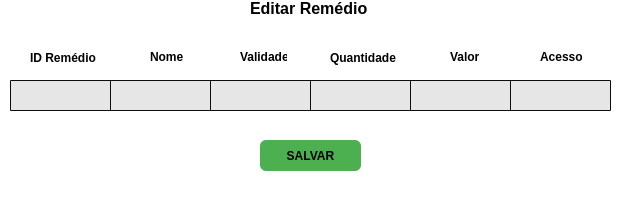
<?xml version="1.0" encoding="UTF-8"?>
<ui version="4.0">
 <class>MainWindow</class>
 <widget class="QMainWindow" name="MainWindow">
  <property name="geometry">
   <rect>
    <x>0</x>
    <y>0</y>
    <width>619</width>
    <height>210</height>
   </rect>
  </property>
  <property name="windowTitle">
   <string>MainWindow</string>
  </property>
  <property name="styleSheet">
   <string notr="true">background-color: rgb(255, 255, 255);</string>
  </property>
  <widget class="QWidget" name="centralwidget">
   <widget class="QLineEdit" name="le_valor">
    <property name="geometry">
     <rect>
      <x>410</x>
      <y>80</y>
      <width>101</width>
      <height>31</height>
     </rect>
    </property>
    <property name="styleSheet">
     <string notr="true">QLineEdit{
font-size: 12px;
text-align: center;
border-radius: 1px;
background-color: rgb(230, 230, 230);
border: 1px solid  rgb(12, 12, 12);
}
</string>
    </property>
   </widget>
   <widget class="QLineEdit" name="le_acesso">
    <property name="geometry">
     <rect>
      <x>510</x>
      <y>80</y>
      <width>101</width>
      <height>31</height>
     </rect>
    </property>
    <property name="styleSheet">
     <string notr="true">QLineEdit{
font-size: 12px;
text-align: center;
border-radius: 1px;
background-color: rgb(230, 230, 230);
border: 1px solid  rgb(12, 12, 12);
}
</string>
    </property>
   </widget>
   <widget class="QLineEdit" name="le_id">
    <property name="geometry">
     <rect>
      <x>10</x>
      <y>80</y>
      <width>101</width>
      <height>31</height>
     </rect>
    </property>
    <property name="styleSheet">
     <string notr="true">QLineEdit{
font-size: 12px;
text-align: center;
border-radius: 1px;
background-color: rgb(230, 230, 230);
border: 1px solid  rgb(12, 12, 12);
}
</string>
    </property>
   </widget>
   <widget class="QLabel" name="label">
    <property name="geometry">
     <rect>
      <x>30</x>
      <y>50</y>
      <width>71</width>
      <height>16</height>
     </rect>
    </property>
    <property name="font">
     <font>
      <weight>75</weight>
      <bold>true</bold>
     </font>
    </property>
    <property name="text">
     <string>ID Remédio</string>
    </property>
   </widget>
   <widget class="QLabel" name="label_2">
    <property name="geometry">
     <rect>
      <x>150</x>
      <y>50</y>
      <width>47</width>
      <height>13</height>
     </rect>
    </property>
    <property name="font">
     <font>
      <weight>75</weight>
      <bold>true</bold>
     </font>
    </property>
    <property name="text">
     <string>Nome</string>
    </property>
   </widget>
   <widget class="QLabel" name="label_3">
    <property name="geometry">
     <rect>
      <x>240</x>
      <y>50</y>
      <width>47</width>
      <height>13</height>
     </rect>
    </property>
    <property name="font">
     <font>
      <weight>75</weight>
      <bold>true</bold>
     </font>
    </property>
    <property name="text">
     <string>Validade</string>
    </property>
   </widget>
   <widget class="QLabel" name="label_4">
    <property name="geometry">
     <rect>
      <x>330</x>
      <y>50</y>
      <width>71</width>
      <height>16</height>
     </rect>
    </property>
    <property name="font">
     <font>
      <weight>75</weight>
      <bold>true</bold>
     </font>
    </property>
    <property name="text">
     <string>Quantidade</string>
    </property>
   </widget>
   <widget class="QLabel" name="label_5">
    <property name="geometry">
     <rect>
      <x>450</x>
      <y>50</y>
      <width>47</width>
      <height>13</height>
     </rect>
    </property>
    <property name="font">
     <font>
      <weight>75</weight>
      <bold>true</bold>
     </font>
    </property>
    <property name="text">
     <string>Valor</string>
    </property>
   </widget>
   <widget class="QLabel" name="label_6">
    <property name="geometry">
     <rect>
      <x>540</x>
      <y>50</y>
      <width>47</width>
      <height>13</height>
     </rect>
    </property>
    <property name="font">
     <font>
      <weight>75</weight>
      <bold>true</bold>
     </font>
    </property>
    <property name="text">
     <string>Acesso</string>
    </property>
   </widget>
   <widget class="QPushButton" name="bt_salvar">
    <property name="geometry">
     <rect>
      <x>260</x>
      <y>140</y>
      <width>101</width>
      <height>31</height>
     </rect>
    </property>
    <property name="font">
     <font>
      <weight>75</weight>
      <bold>true</bold>
     </font>
    </property>
    <property name="styleSheet">
     <string notr="true">QPushButton{
padding: 5px 3px;
background-color: #4CAF50;
border-radius: 6px;
}


QPushButton:hover{
background-color: green;
}



QPushButton:pressed{
  background-color: #3e8e41;
}

</string>
    </property>
    <property name="text">
     <string>SALVAR</string>
    </property>
   </widget>
   <widget class="QLabel" name="label_7">
    <property name="geometry">
     <rect>
      <x>250</x>
      <y>0</y>
      <width>171</width>
      <height>16</height>
     </rect>
    </property>
    <property name="font">
     <font>
      <pointsize>12</pointsize>
      <weight>75</weight>
      <bold>true</bold>
     </font>
    </property>
    <property name="text">
     <string>Editar Remédio</string>
    </property>
   </widget>
   <widget class="QLineEdit" name="le_qtd">
    <property name="geometry">
     <rect>
      <x>310</x>
      <y>80</y>
      <width>101</width>
      <height>31</height>
     </rect>
    </property>
    <property name="styleSheet">
     <string notr="true">QLineEdit{
font-size: 12px;
text-align: center;
border-radius: 1px;
background-color: rgb(230, 230, 230);
border: 1px solid  rgb(12, 12, 12);
}
</string>
    </property>
   </widget>
   <widget class="QLineEdit" name="le_validade">
    <property name="geometry">
     <rect>
      <x>210</x>
      <y>80</y>
      <width>101</width>
      <height>31</height>
     </rect>
    </property>
    <property name="styleSheet">
     <string notr="true">QLineEdit{
font-size: 12px;
text-align: center;
border-radius: 1px;
background-color: rgb(230, 230, 230);
border: 1px solid  rgb(12, 12, 12);
}
</string>
    </property>
   </widget>
   <widget class="QLineEdit" name="le_nome">
    <property name="geometry">
     <rect>
      <x>110</x>
      <y>80</y>
      <width>101</width>
      <height>31</height>
     </rect>
    </property>
    <property name="styleSheet">
     <string notr="true">QLineEdit{
font-size: 12px;
text-align: center;
border-radius: 1px;
background-color: rgb(230, 230, 230);
border: 1px solid  rgb(12, 12, 12);
}
</string>
    </property>
   </widget>
  </widget>
  <widget class="QMenuBar" name="menubar">
   <property name="geometry">
    <rect>
     <x>0</x>
     <y>0</y>
     <width>619</width>
     <height>18</height>
    </rect>
   </property>
  </widget>
  <widget class="QStatusBar" name="statusbar"/>
 </widget>
 <resources/>
 <connections/>
</ui>
